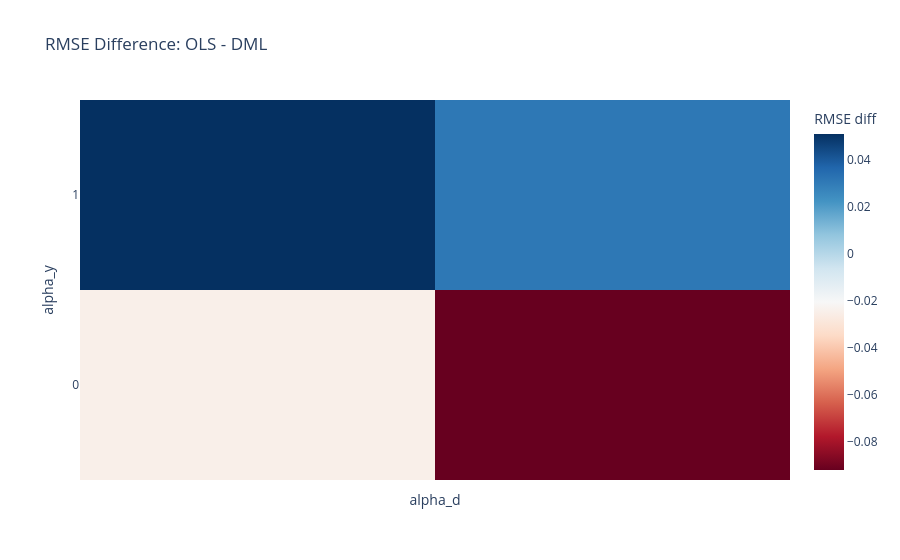

Notebook code cell kept with this figure:
### Code cell
fig = px.density_heatmap(
    rmse,
    x="alpha_d",
    y="alpha_y",
    z="rmse_diff",
    histfunc="avg",
    color_continuous_scale="RdBu",
    title="RMSE Difference: OLS - DML"
)

fig.update_layout(
    xaxis_title="alpha_d",
    yaxis_title="alpha_y",
    coloraxis_colorbar_title="RMSE diff"
)

fig.update_layout(
    xaxis=dict(
        tickmode='array',
        tickvals=rmse.columns,
        ticktext=[str(x) for x in rmse.columns]
    ),
    yaxis=dict(
        tickmode='array',
        tickvals=rmse.index,
        ticktext=[str(y) for y in rmse.index]
    )
)

fig.show()

### Figure 1 — Plotly figure (JSON) as saved in the notebook; plotly's stock layout.template omitted (floating-point values rounded to 4 significant figures)
{"data": [{"coloraxis": "coloraxis", "histfunc": "avg", "hovertemplate": "alpha_d=%{x}<br>alpha_y=%{y}<br>avg of rmse_diff=%{z}<extra></extra>", "name": "", "type": "histogram2d", "x": [0, 1, 0, 1], "xaxis": "x", "xbingroup": "x", "y": [0, 0, 1, 1], "yaxis": "y", "ybingroup": "y", "z": [-0.0247, -0.09176, 0.0508, 0.03088]}], "layout": {"coloraxis": {"colorbar": {"title": {"text": "RMSE diff"}}, "colorscale": [[0, "rgb(103,0,31)"], [0.1, "rgb(178,24,43)"], [0.2, "rgb(214,96,77)"], [0.3, "rgb(244,165,130)"], [0.4, "rgb(253,219,199)"], [0.5, "rgb(247,247,247)"], [0.6, "rgb(209,229,240)"], [0.7, "rgb(146,197,222)"], [0.8, "rgb(67,147,195)"], [0.9, "rgb(33,102,172)"], [1, "rgb(5,48,97)"]]}, "legend": {"tracegroupgap": 0}, "title": {"text": "RMSE Difference: OLS - DML"}, "xaxis": {"anchor": "y", "domain": [0, 1], "tickmode": "array", "ticktext": ["alpha_y", "alpha_d", "DML", "OLS", "rmse_diff"], "tickvals": ["alpha_y", "alpha_d", "DML", "OLS", "rmse_diff"], "title": {"text": "alpha_d"}}, "yaxis": {"anchor": "x", "domain": [0, 1], "tickmode": "array", "ticktext": ["0", "1", "2", "3"], "tickvals": [0, 1, 2, 3], "title": {"text": "alpha_y"}}}}
